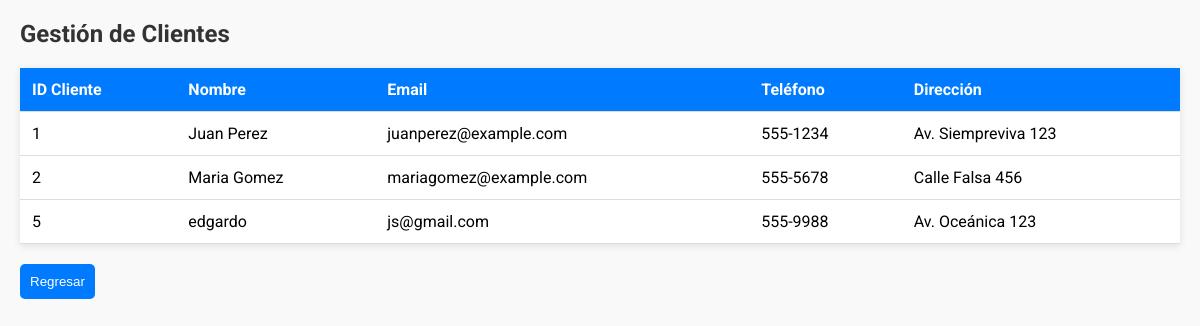
The page /clientess.php (signed in) on the database its author committed.
### tables this page shows
CREATE TABLE `clientes` (
  `id_cliente` int(11) NOT NULL,
  `nombre` varchar(100) NOT NULL,
  `email` varchar(100) NOT NULL,
  `telefono` varchar(15) DEFAULT NULL,
  `direccion` text DEFAULT NULL
);

### clientess.php (the view, shortened to what this page needs)
<?php
$servername = "localhost";
$username = "root";
$password = "";
$dbname = "bdtienda";
$conn = new mysqli($servername, $username, $password, $dbname);
$result = $conn->query("SELECT * FROM clientes");
$clientes = $result->fetch_all(MYSQLI_ASSOC);
?>
<!DOCTYPE html>
<html lang="es">
<head>
</head>
<body>
    <h2>Gestión de Clientes</h2>
    <table>
        <thead>
            <tr>
                <th>ID Cliente</th>
                <th>Nombre</th>
                <th>Email</th>
                <th>Teléfono</th>
                <th>Dirección</th>
            </tr>
        </thead>
        <tbody>
            <?php if (empty($clientes)): ?>
                <tr>
                    <td colspan="5">No hay clientes disponibles.</td>
                </tr>
            <?php else: ?>
                <?php foreach ($clientes as $cliente): ?>
                    <tr>
                        <td><?= $cliente['id_cliente'] ?></td>
                        <td><?= htmlspecialchars($cliente['nombre']) ?></td>
                        <td><?= htmlspecialchars($cliente['email']) ?></td>
                        <td><?= htmlspecialchars($cliente['telefono']) ?></td>
                        <td><?= htmlspecialchars($cliente['direccion']) ?></td>
                    </tr>
                <?php endforeach; ?>
            <?php endif; ?>
        </tbody>
    </table>
    <div class="button-container">
        <form action="homes.php" method="POST">
            <button type="submit">Regresar</button>
        </form>
    </div>
</body>
</html>

### clientess.php (style rules this page uses)
body { font-family: 'Roboto', sans-serif; margin: 20px; background-color: #f9f9f9; }
h2 { color: #333; }
table { width: 100%; margin-bottom: 16px; border-collapse: collapse; background-color: #fff; box-shadow: 0 2px 8px rgba(0, 0, 0, 0.1); }
th, td { padding: 12px; text-align: left; border-bottom: 1px solid #ddd; }
th { background-color: #007BFF; color: white; }
.button-container { margin-top: 20px; }
button { padding: 10px; background-color: #007BFF; color: white; border: none; border-radius: 5px; cursor: pointer; transition: background-color 0.3s ease; }

### rows shown on the page
clientes: id_cliente "1", nombre "Juan Perez", email "juanperez@example.com", telefono "555-1234", direccion "Av. Siempreviva 123"
clientes: id_cliente "2", nombre "Maria Gomez", email "mariagomez@example.com", telefono "555-5678", direccion "Calle Falsa 456"
clientes: id_cliente "5", nombre "edgardo", email "js@gmail.com", telefono "555-9988", direccion "Av. Oceánica 123"
